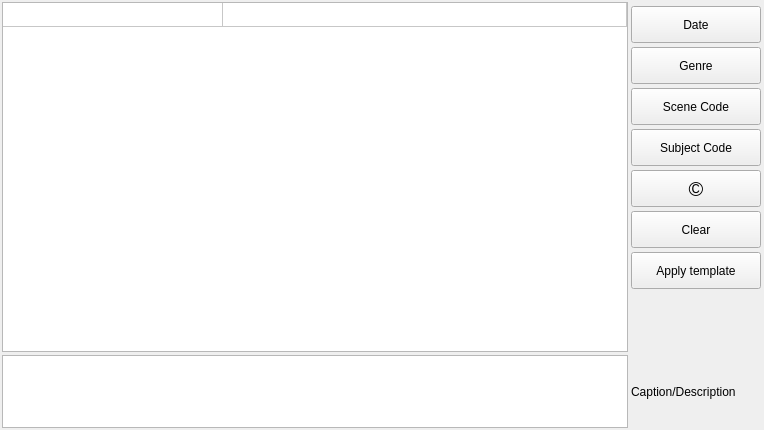
<?xml version="1.0" encoding="UTF-8"?>
<ui version="4.0">
 <class>kbvIptcDataClass</class>
 <widget class="QWidget" name="kbvIptcDataClass">
  <property name="geometry">
   <rect>
    <x>0</x>
    <y>0</y>
    <width>764</width>
    <height>430</height>
   </rect>
  </property>
  <property name="sizePolicy">
   <sizepolicy hsizetype="MinimumExpanding" vsizetype="MinimumExpanding">
    <horstretch>0</horstretch>
    <verstretch>0</verstretch>
   </sizepolicy>
  </property>
  <property name="minimumSize">
   <size>
    <width>764</width>
    <height>430</height>
   </size>
  </property>
  <property name="windowTitle">
   <string notr="true">Iptc Data</string>
  </property>
  <property name="toolTip">
   <string notr="true"/>
  </property>
  <layout class="QGridLayout" name="gridLayout" rowstretch="0,0,0,0,0,0">
   <property name="leftMargin">
    <number>2</number>
   </property>
   <property name="topMargin">
    <number>2</number>
   </property>
   <property name="rightMargin">
    <number>3</number>
   </property>
   <property name="bottomMargin">
    <number>2</number>
   </property>
   <property name="spacing">
    <number>3</number>
   </property>
   <item row="2" column="4">
    <layout class="QVBoxLayout" name="iptcVLayout">
     <property name="spacing">
      <number>4</number>
     </property>
     <property name="topMargin">
      <number>4</number>
     </property>
     <item>
      <widget class="QPushButton" name="iptcButtonDate">
       <property name="sizePolicy">
        <sizepolicy hsizetype="Minimum" vsizetype="Fixed">
         <horstretch>0</horstretch>
         <verstretch>0</verstretch>
        </sizepolicy>
       </property>
       <property name="minimumSize">
        <size>
         <width>128</width>
         <height>37</height>
        </size>
       </property>
       <property name="maximumSize">
        <size>
         <width>16777215</width>
         <height>16777215</height>
        </size>
       </property>
       <property name="toolTip">
        <string notr="true"/>
       </property>
       <property name="text">
        <string>Date</string>
       </property>
      </widget>
     </item>
     <item>
      <widget class="QPushButton" name="iptcButtonGenre">
       <property name="minimumSize">
        <size>
         <width>128</width>
         <height>37</height>
        </size>
       </property>
       <property name="toolTip">
        <string notr="true"/>
       </property>
       <property name="text">
        <string notr="true">Genre</string>
       </property>
      </widget>
     </item>
     <item>
      <widget class="QPushButton" name="iptcButtonScene">
       <property name="minimumSize">
        <size>
         <width>128</width>
         <height>37</height>
        </size>
       </property>
       <property name="toolTip">
        <string notr="true"/>
       </property>
       <property name="text">
        <string notr="true">Scene Code</string>
       </property>
      </widget>
     </item>
     <item>
      <widget class="QPushButton" name="iptcButtonSubject">
       <property name="minimumSize">
        <size>
         <width>128</width>
         <height>37</height>
        </size>
       </property>
       <property name="toolTip">
        <string notr="true"/>
       </property>
       <property name="text">
        <string notr="true">Subject Code</string>
       </property>
      </widget>
     </item>
     <item>
      <widget class="QPushButton" name="iptcButtonCopyrightSign">
       <property name="sizePolicy">
        <sizepolicy hsizetype="Minimum" vsizetype="Fixed">
         <horstretch>0</horstretch>
         <verstretch>0</verstretch>
        </sizepolicy>
       </property>
       <property name="minimumSize">
        <size>
         <width>128</width>
         <height>37</height>
        </size>
       </property>
       <property name="maximumSize">
        <size>
         <width>16777215</width>
         <height>16777215</height>
        </size>
       </property>
       <property name="font">
        <font>
         <pointsize>15</pointsize>
         <weight>50</weight>
         <bold>false</bold>
        </font>
       </property>
       <property name="toolTip">
        <string>Insert copyright symbol</string>
       </property>
       <property name="text">
        <string notr="true">©</string>
       </property>
       <property name="shortcut">
        <string notr="true"/>
       </property>
      </widget>
     </item>
     <item>
      <widget class="QPushButton" name="iptcButtonClear">
       <property name="minimumSize">
        <size>
         <width>128</width>
         <height>37</height>
        </size>
       </property>
       <property name="toolTip">
        <string>Clear all fields</string>
       </property>
       <property name="text">
        <string>Clear</string>
       </property>
      </widget>
     </item>
     <item>
      <widget class="QPushButton" name="iptcButtonSet">
       <property name="minimumSize">
        <size>
         <width>128</width>
         <height>37</height>
        </size>
       </property>
       <property name="toolTip">
        <string>Replace fields by template</string>
       </property>
       <property name="text">
        <string>Apply template</string>
       </property>
      </widget>
     </item>
     <item>
      <spacer name="iptcButtonSpacer">
       <property name="orientation">
        <enum>Qt::Vertical</enum>
       </property>
       <property name="sizeHint" stdset="0">
        <size>
         <width>20</width>
         <height>40</height>
        </size>
       </property>
      </spacer>
     </item>
    </layout>
   </item>
   <item row="5" column="4">
    <widget class="QLabel" name="iptcLblCaption">
     <property name="sizePolicy">
      <sizepolicy hsizetype="Maximum" vsizetype="Fixed">
       <horstretch>0</horstretch>
       <verstretch>0</verstretch>
      </sizepolicy>
     </property>
     <property name="minimumSize">
      <size>
       <width>130</width>
       <height>29</height>
      </size>
     </property>
     <property name="maximumSize">
      <size>
       <width>130</width>
       <height>16777215</height>
      </size>
     </property>
     <property name="toolTip">
      <string notr="true"/>
     </property>
     <property name="statusTip">
      <string notr="true"/>
     </property>
     <property name="whatsThis">
      <string notr="true"/>
     </property>
     <property name="text">
      <string notr="true">Caption/Description</string>
     </property>
     <property name="textFormat">
      <enum>Qt::PlainText</enum>
     </property>
     <property name="scaledContents">
      <bool>false</bool>
     </property>
     <property name="alignment">
      <set>Qt::AlignLeading|Qt::AlignLeft|Qt::AlignVCenter</set>
     </property>
     <property name="wordWrap">
      <bool>true</bool>
     </property>
     <property name="textInteractionFlags">
      <set>Qt::NoTextInteraction</set>
     </property>
    </widget>
   </item>
   <item row="2" column="0">
    <widget class="QTableWidget" name="iptcTagTable">
     <property name="sizePolicy">
      <sizepolicy hsizetype="MinimumExpanding" vsizetype="MinimumExpanding">
       <horstretch>0</horstretch>
       <verstretch>0</verstretch>
      </sizepolicy>
     </property>
     <property name="minimumSize">
      <size>
       <width>500</width>
       <height>350</height>
      </size>
     </property>
     <property name="editTriggers">
      <set>QAbstractItemView::DoubleClicked|QAbstractItemView::SelectedClicked</set>
     </property>
     <property name="tabKeyNavigation">
      <bool>false</bool>
     </property>
     <property name="showDropIndicator" stdset="0">
      <bool>false</bool>
     </property>
     <property name="dragDropOverwriteMode">
      <bool>false</bool>
     </property>
     <property name="selectionMode">
      <enum>QAbstractItemView::SingleSelection</enum>
     </property>
     <property name="wordWrap">
      <bool>true</bool>
     </property>
     <property name="cornerButtonEnabled">
      <bool>false</bool>
     </property>
     <property name="rowCount">
      <number>1</number>
     </property>
     <property name="columnCount">
      <number>2</number>
     </property>
     <attribute name="horizontalHeaderVisible">
      <bool>false</bool>
     </attribute>
     <attribute name="horizontalHeaderDefaultSectionSize">
      <number>220</number>
     </attribute>
     <attribute name="horizontalHeaderStretchLastSection">
      <bool>true</bool>
     </attribute>
     <attribute name="verticalHeaderVisible">
      <bool>false</bool>
     </attribute>
     <attribute name="verticalHeaderDefaultSectionSize">
      <number>24</number>
     </attribute>
     <attribute name="verticalHeaderHighlightSections">
      <bool>false</bool>
     </attribute>
     <attribute name="verticalHeaderStretchLastSection">
      <bool>false</bool>
     </attribute>
     <row/>
     <column/>
     <column/>
    </widget>
   </item>
   <item row="5" column="0">
    <widget class="QPlainTextEdit" name="iptcCaption">
     <property name="sizePolicy">
      <sizepolicy hsizetype="MinimumExpanding" vsizetype="Preferred">
       <horstretch>0</horstretch>
       <verstretch>0</verstretch>
      </sizepolicy>
     </property>
     <property name="minimumSize">
      <size>
       <width>500</width>
       <height>51</height>
      </size>
     </property>
     <property name="maximumSize">
      <size>
       <width>16777215</width>
       <height>153</height>
      </size>
     </property>
     <property name="toolTip">
      <string notr="true">A textual description, including captions, of the image</string>
     </property>
     <property name="plainText">
      <string/>
     </property>
    </widget>
   </item>
  </layout>
 </widget>
 <resources/>
 <connections/>
</ui>
